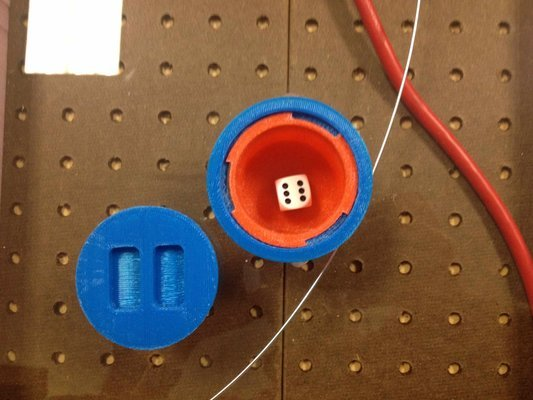
#> input picture di_in_cache.jpeg, 533 x 400 px
$ python viPro.py   (older library calls are emulated)
#> lines starting #> are read from the running program, lines starting #| are printed output that depends on the picture; after the words box and inside, x2 and y2 are one past the last pixel; in counts of white or black regions, pixels touching at a corner belong together
import cv2
import numpy as np

image = cv2.imread("di_in_cache.jpeg")
#> image is the input picture: shape (400, 533, 3); mean B, G, R 69.7, 89.6, 120.8

gray_image = cv2.cvtColor(image, cv2.COLOR_BGR2GRAY)
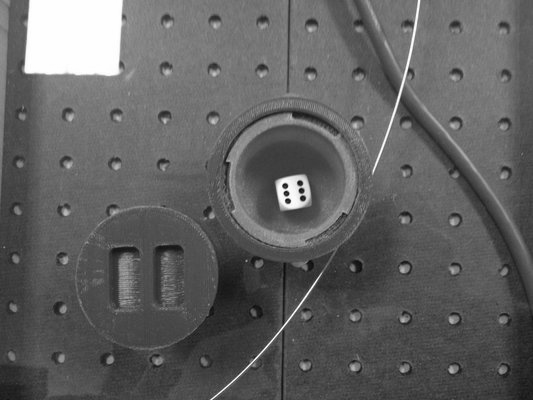
#> gray_image: shape (400, 533); min 9, max 255, mean 96.7
gray_image = cv2.bilateralFilter(gray_image, 11, 17, 17)
edged = cv2.Canny(gray_image, 30, 200)
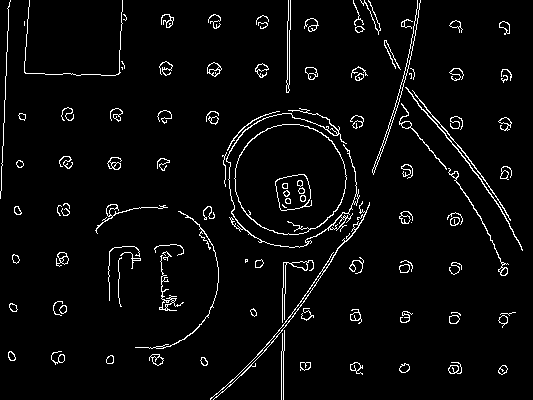
#> edged: shape (400, 533); 3.9% white in thin lines or dots

_, cnts, _ = cv2.findContours(edged.copy(), cv2.RETR_TREE, cv2.CHAIN_APPROX_SIMPLE)
#> cnts = 203 contours, 82 with area under 20; largest, box (x1, y1, x2, y2) and area: (234, 124, 347, 235) 9636, (234, 124, 347, 235) 9541, (275, 174, 312, 211) 1016, (275, 174, 311, 211) 1001, (226, 108, 360, 248) 280
cnts = sorted(cnts, key= cv2.contourArea, reverse = True)[:5]
#> cnts = 5 contours; box (x1, y1, x2, y2) and area: (234, 124, 347, 235) 9636, (234, 124, 347, 235) 9541, (275, 174, 312, 211) 1016, (275, 174, 311, 211) 1001, (226, 108, 360, 248) 280
candidates = []

for c in cnts:
    peri = cv2.arcLength(c, True)
    approx = cv2.approxPolyDP(c, 0.02 * peri, True)
    if len(approx) > 2:
        candidates.append(approx)
#> this loop made 5 passes
#> peri on passes 1 to 5: 373, 459.6, 147.3, 123.3, 1326
#> after the loop, candidates = 5 contours; box (x1, y1, x2, y2) and area: (235, 124, 347, 235) 8842, (235, 124, 347, 230) 8425, (275, 174, 311, 211) 958, (275, 174, 312, 211) 918, (231, 117, 354, 246) 566

mask = np.zeros_like(gray_image)
cv2.drawContours(mask, candidates, 0, (255, 255, 255), -1)
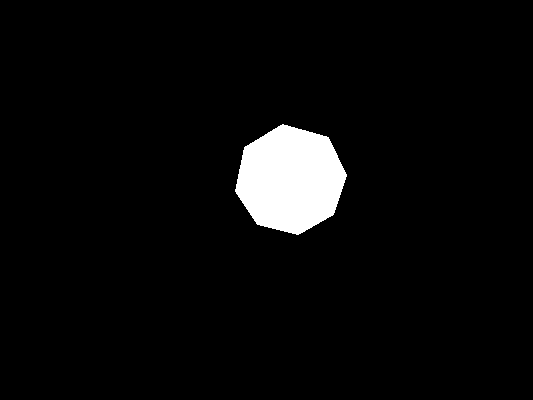
#> mask: shape (400, 533); 4.2% white; 1 white region, box (x1, y1, x2, y2) and area: (235, 124, 347, 235) 9000

cv2.imshow("mask", mask)

out = np.zeros_like(gray_image)
out[mask == 255] = gray_image[mask == 255]
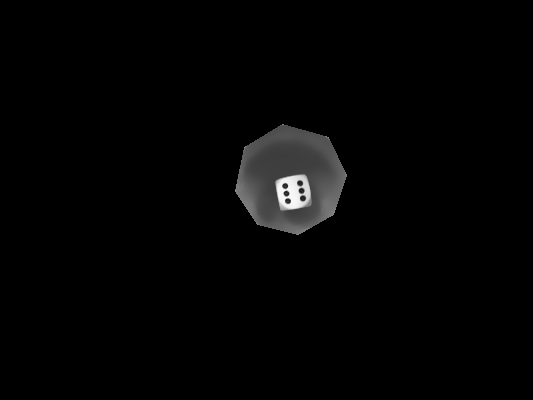
#> out: shape (400, 533); min 0, max 248, mean 4

cv2.imshow("woo", out)
ret,filter_image = cv2.threshold(gray_image, 150, 255, cv2.THRESH_BINARY)
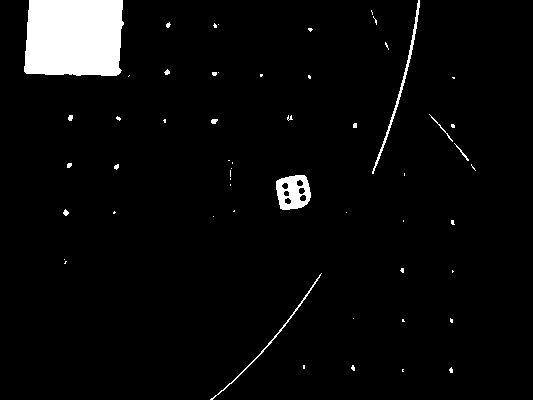
#> filter_image: shape (400, 533); 4.3% white; 55 white regions (43 under 20 px), largest, box (x1, y1, x2, y2) and area: (24, 0, 124, 76) 7094, (276, 175, 311, 210) 842, (372, 0, 420, 174) 466
ret,filter_maskimage = cv2.threshold(out, 150, 255, cv2.THRESH_BINARY)
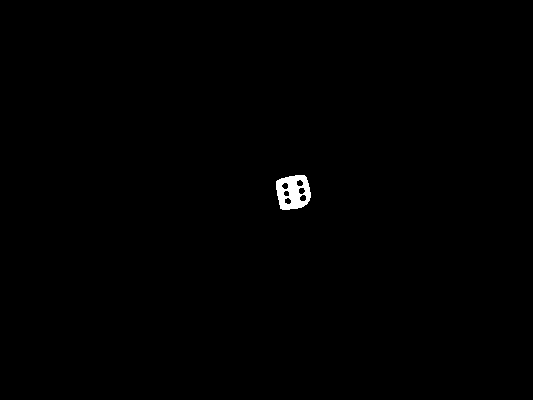
#> filter_maskimage: shape (400, 533); 0.39% white; 1 white region

dots = cv2.bilateralFilter(filter_maskimage, 11, 17, 17)
_, cnts, _ = cv2.findContours(dots, cv2.RETR_TREE, cv2.CHAIN_APPROX_SIMPLE)
#> cnts = 7 contours; box (x1, y1, x2, y2) and area: (276, 175, 311, 210) 952, (299, 194, 307, 202) 38, (298, 187, 306, 195) 38, (296, 179, 304, 187) 38, (284, 197, 292, 205) 36, (281, 182, 289, 190) 36, (283, 190, 290, 197) 30
print(len(cnts)-1) # -1 because the die itself counts
#| 6

try:
    cv2.imshow("mask", mask)
    cv2.imshow("woo", out)
    cv2.imshow("Dice", image)
    cv2.imshow("Dice - gray", gray_image)
    cv2.imshow("Dice - filtered", filter_image)
    cv2.imshow("Dice - masked - filtered", filter_maskimage)
    cv2.waitKey(0)
except:
    from matplotlib import pyplot as plt
    plt.imshow(th, cmap = 'gray')
    plt.show()
